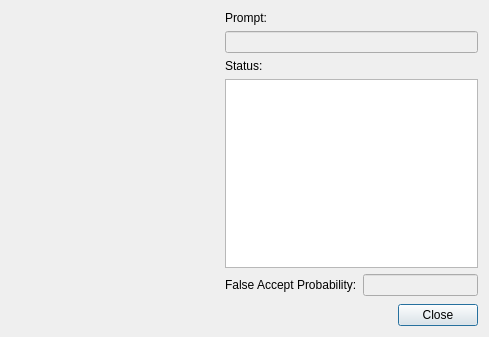
<?xml version="1.0" encoding="UTF-8"?>
<ui version="4.0">
 <class>FVDialog</class>
 <widget class="QDialog" name="FVDialog">
  <property name="geometry">
   <rect>
    <x>0</x>
    <y>0</y>
    <width>489</width>
    <height>337</height>
   </rect>
  </property>
  <property name="minimumSize">
   <size>
    <width>489</width>
    <height>337</height>
   </size>
  </property>
  <property name="maximumSize">
   <size>
    <width>489</width>
    <height>337</height>
   </size>
  </property>
  <property name="windowTitle">
   <string>Fingerprint Verification</string>
  </property>
  <layout class="QVBoxLayout" name="verticalLayout_4">
   <item>
    <layout class="QHBoxLayout" name="horizontalLayout_2">
     <item>
      <widget class="QLabel" name="labelImage">
       <property name="minimumSize">
        <size>
         <width>171</width>
         <height>0</height>
        </size>
       </property>
       <property name="text">
        <string/>
       </property>
      </widget>
     </item>
     <item>
      <spacer name="horizontalSpacer">
       <property name="orientation">
        <enum>Qt::Horizontal</enum>
       </property>
       <property name="sizeHint" stdset="0">
        <size>
         <width>40</width>
         <height>20</height>
        </size>
       </property>
      </spacer>
     </item>
     <item>
      <layout class="QVBoxLayout" name="verticalLayout_3">
       <item>
        <layout class="QVBoxLayout" name="verticalLayout">
         <item>
          <widget class="QLabel" name="label">
           <property name="text">
            <string>Prompt:</string>
           </property>
          </widget>
         </item>
         <item>
          <widget class="QLineEdit" name="lineEditPrompt">
           <property name="enabled">
            <bool>false</bool>
           </property>
          </widget>
         </item>
        </layout>
       </item>
       <item>
        <layout class="QVBoxLayout" name="verticalLayout_2">
         <item>
          <widget class="QLabel" name="label_2">
           <property name="text">
            <string>Status: </string>
           </property>
          </widget>
         </item>
         <item>
          <widget class="QPlainTextEdit" name="plainTextEdit">
           <property name="readOnly">
            <bool>true</bool>
           </property>
          </widget>
         </item>
        </layout>
       </item>
       <item>
        <layout class="QHBoxLayout" name="horizontalLayout">
         <item>
          <widget class="QLabel" name="label_3">
           <property name="text">
            <string>False Accept Probability:</string>
           </property>
          </widget>
         </item>
         <item>
          <widget class="QLineEdit" name="lineEditProbability">
           <property name="enabled">
            <bool>false</bool>
           </property>
           <property name="readOnly">
            <bool>true</bool>
           </property>
          </widget>
         </item>
        </layout>
       </item>
      </layout>
     </item>
    </layout>
   </item>
   <item>
    <spacer name="verticalSpacer">
     <property name="orientation">
      <enum>Qt::Vertical</enum>
     </property>
     <property name="sizeHint" stdset="0">
      <size>
       <width>20</width>
       <height>4</height>
      </size>
     </property>
    </spacer>
   </item>
   <item>
    <layout class="QHBoxLayout" name="horizontalLayout_3">
     <item>
      <spacer name="horizontalSpacer_2">
       <property name="orientation">
        <enum>Qt::Horizontal</enum>
       </property>
       <property name="sizeHint" stdset="0">
        <size>
         <width>40</width>
         <height>20</height>
        </size>
       </property>
      </spacer>
     </item>
     <item>
      <widget class="QPushButton" name="pushButton">
       <property name="text">
        <string>Close</string>
       </property>
      </widget>
     </item>
    </layout>
   </item>
  </layout>
 </widget>
 <resources/>
 <connections>
  <connection>
   <sender>pushButton</sender>
   <signal>clicked()</signal>
   <receiver>FVDialog</receiver>
   <slot>close()</slot>
   <hints>
    <hint type="sourcelabel">
     <x>452</x>
     <y>313</y>
    </hint>
    <hint type="destinationlabel">
     <x>364</x>
     <y>305</y>
    </hint>
   </hints>
  </connection>
 </connections>
</ui>
